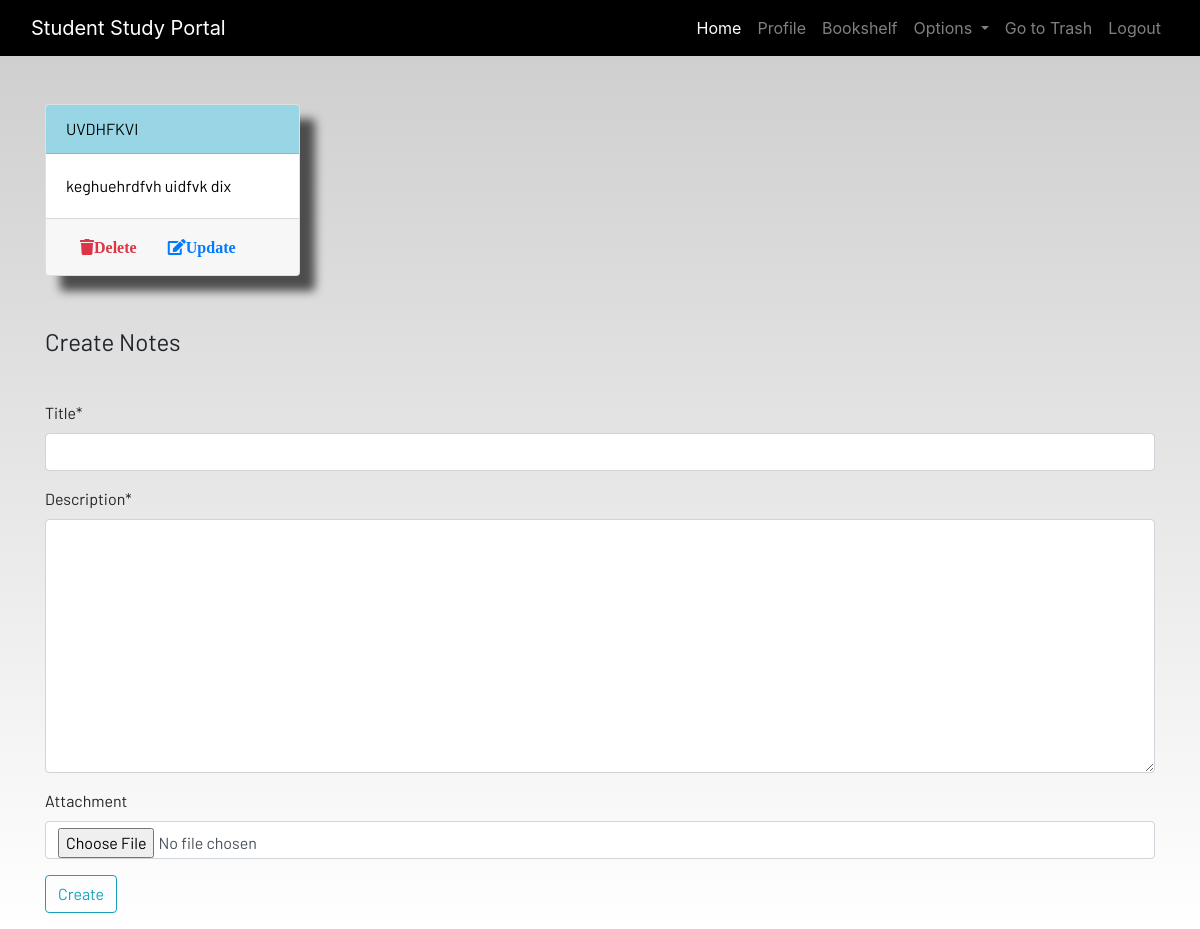
Before: /notes/ (signed in) with the older database file.
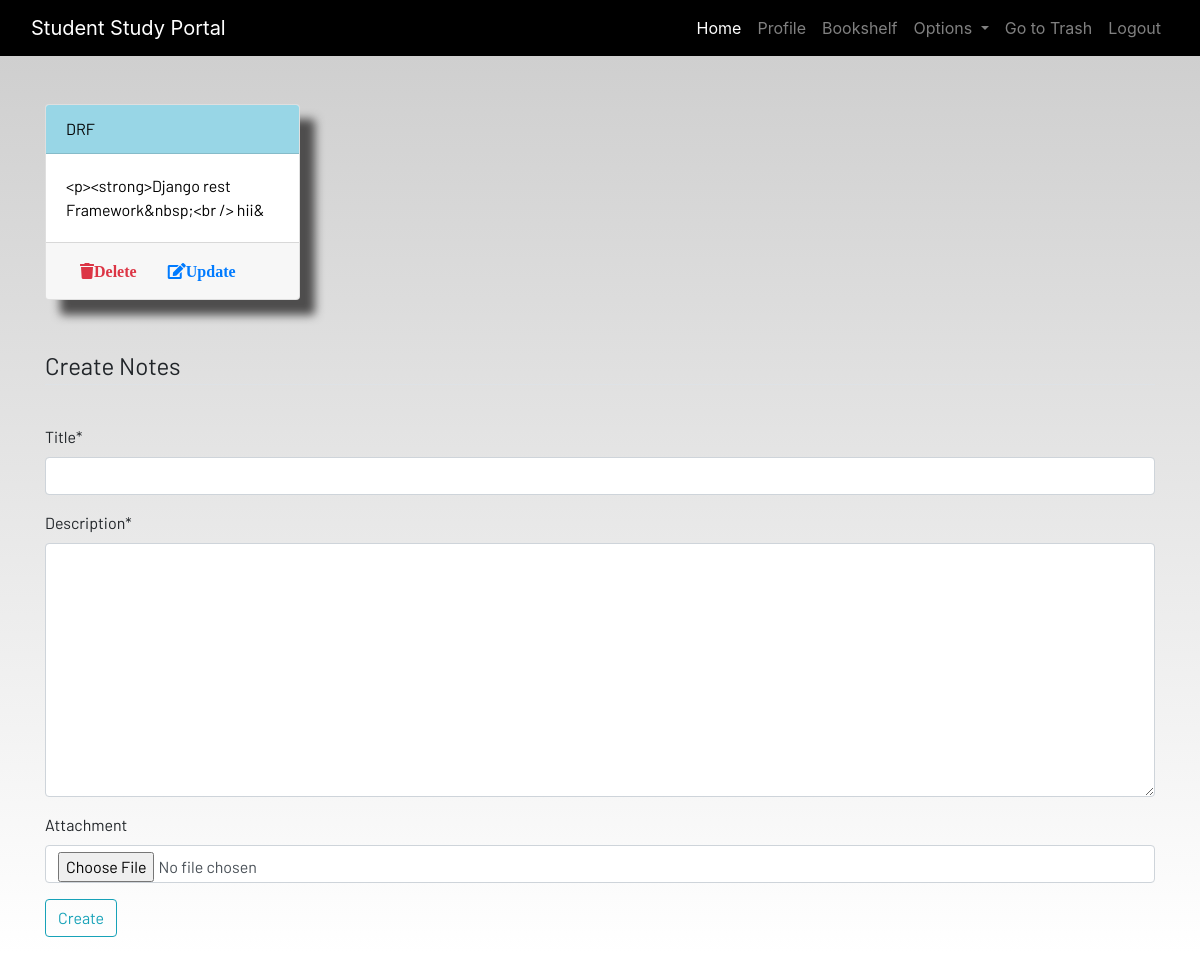
After: the same page with the newer database file.
### dashboard/models.py (models this page shows, shortened)
class Note(models.Model):
    user = models.ForeignKey(User, on_delete=models.CASCADE)
    title = models.CharField(max_length=200 )
    description = RichTextUploadingField()
    attachment = models.FileField(upload_to="pdfs/", blank=True, null=True)  # for PDF, images, slides
    is_deleted = models.BooleanField(default=False)
    class Meta :
        verbose_name = 'Note'
        verbose_name_plural = 'Note'

### dashboard/views.py (the view)
# urls.py: path('notes/', views.notes, name='notes'),
@login_required
def notes(request):
    if request.method == 'POST':
        form = NoteForm(request.POST, request.FILES)
        if form.is_valid():
            notes = Note(user = request.user, title = form.cleaned_data['title'], description = form.cleaned_data['description'], attachment = form.cleaned_data['attachment'])
            notes.save()
        messages.success(request, 'Note created successfully!')
        return redirect('notes')
    else:
        form = NoteForm()
    notes = Note.objects.filter(user=request.user, is_deleted=False)
    context = {
            'notes': notes,
            'form': form
    }
    return render(request, 'dashboard/notes.html', context)

### dashboard/forms.py
class NoteForm(forms.ModelForm):
    class Meta :
        model = Note
        fields = ['title', 'description', 'attachment']

### dashboard/templates/dashboard/notes.html (shortened to what this page needs)
{% extends 'dashboard/base.html' %}
{% load static %}
{% load crispy_forms_tags %}
{% block content %}
<div class="container">
    <div class="row">
        {%for note in notes%}
        <div class="col-md-3">
            <a href="{% url 'note_detail' note.id %}">
                <div class="card">
                    <div class="card-header">{{note.title | upper}}</div>
                    <div class="card-body">{{note.description|slice:"0:50"}}</div>
                    <div class="card-footer mt-auto">
                        <form method="post" action="{% url 'delete_note' note.id %}">
                            <button type="submit" class="btn btn-link p-0">
                                <i class="fa fa-trash fa-1x btn text-danger">Delete</i>
                            </button>
                            <a href="{% url 'update_note' note.id %}" class="btn btn-link p-0">
                                <i class="fa fa-edit fa-1x btn text-primary">Update</i>
                            </a>
                        </form>
                    </div>
                </div>
            </a>
        </div>
        {% endfor %}
        <br><br>
    </div>
</div>
<br><br>
<div class="container">
    <form method="POST" enctype="multipart/form-data">
        <fieldset class="form-group">
            <legend class="border-bottom mb-4">Create Notes</legend>
        </fieldset>
        {{form |crispy}}
        <div class="form-group">
            <button href="" class="btn btn-outline-info" type="submit">
                Create
            </button>
        </div>
    </form>
</div>
{% endblock content %}

Changed rows visible on the page:
removed Note: title "UVDHFKVI", description "keghuehrdfvh uidfvk dix"
added Note: title "DRF", description "<p><strong>Django rest Framework&nbsp;<br /> hii&"
